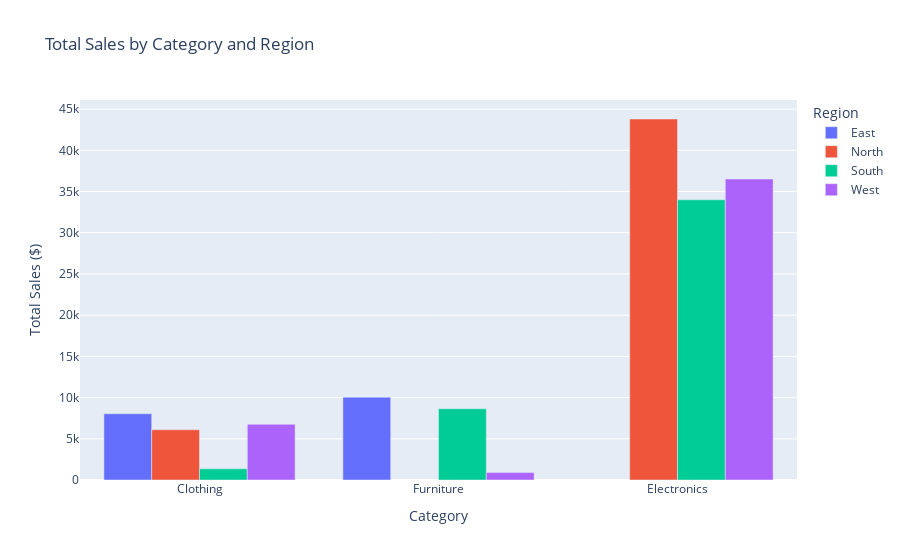

Notebook cell for this chart:
### Code cell
fig = px.bar(
    grouped,
    x='Category',
    y='Total_Sales',
    color='Region',
    barmode='group', ## 'stack' for stacked bars
    title='Total Sales by Category and Region',
    labels={'Total_Sales': 'Total Sales ($)'},
)

fig.show()

### Figure 1 — Plotly figure (JSON) as saved in the notebook; plotly's stock layout.template omitted (floating-point values rounded to 4 significant figures)
{"data": [{"alignmentgroup": "True", "hovertemplate": "Region=East<br>Category=%{x}<br>Total Sales ($)=%{y}<extra></extra>", "legendgroup": "East", "marker": {"color": "#636efa", "pattern": {"shape": ""}}, "name": "East", "offsetgroup": "East", "orientation": "v", "showlegend": true, "textposition": "auto", "type": "bar", "x": ["Clothing", "Furniture"], "xaxis": "x", "y": [8039.0, 10050.0], "yaxis": "y"}, {"alignmentgroup": "True", "hovertemplate": "Region=North<br>Category=%{x}<br>Total Sales ($)=%{y}<extra></extra>", "legendgroup": "North", "marker": {"color": "#EF553B", "pattern": {"shape": ""}}, "name": "North", "offsetgroup": "North", "orientation": "v", "showlegend": true, "textposition": "auto", "type": "bar", "x": ["Clothing", "Electronics"], "xaxis": "x", "y": [6099.0, 43800.0], "yaxis": "y"}, {"alignmentgroup": "True", "hovertemplate": "Region=South<br>Category=%{x}<br>Total Sales ($)=%{y}<extra></extra>", "legendgroup": "South", "marker": {"color": "#00cc96", "pattern": {"shape": ""}}, "name": "South", "offsetgroup": "South", "orientation": "v", "showlegend": true, "textposition": "auto", "type": "bar", "x": ["Clothing", "Electronics", "Furniture"], "xaxis": "x", "y": [1350.0, 34000.0, 8640.0], "yaxis": "y"}, {"alignmentgroup": "True", "hovertemplate": "Region=West<br>Category=%{x}<br>Total Sales ($)=%{y}<extra></extra>", "legendgroup": "West", "marker": {"color": "#ab63fa", "pattern": {"shape": ""}}, "name": "West", "offsetgroup": "West", "orientation": "v", "showlegend": true, "textposition": "auto", "type": "bar", "x": ["Clothing", "Electronics", "Furniture"], "xaxis": "x", "y": [6759.0, 36520.0, 899.9], "yaxis": "y"}], "layout": {"barmode": "group", "legend": {"title": {"text": "Region"}, "tracegroupgap": 0}, "title": {"text": "Total Sales by Category and Region"}, "xaxis": {"anchor": "y", "domain": [0, 1], "title": {"text": "Category"}}, "yaxis": {"anchor": "x", "domain": [0, 1], "title": {"text": "Total Sales ($)"}}}}
